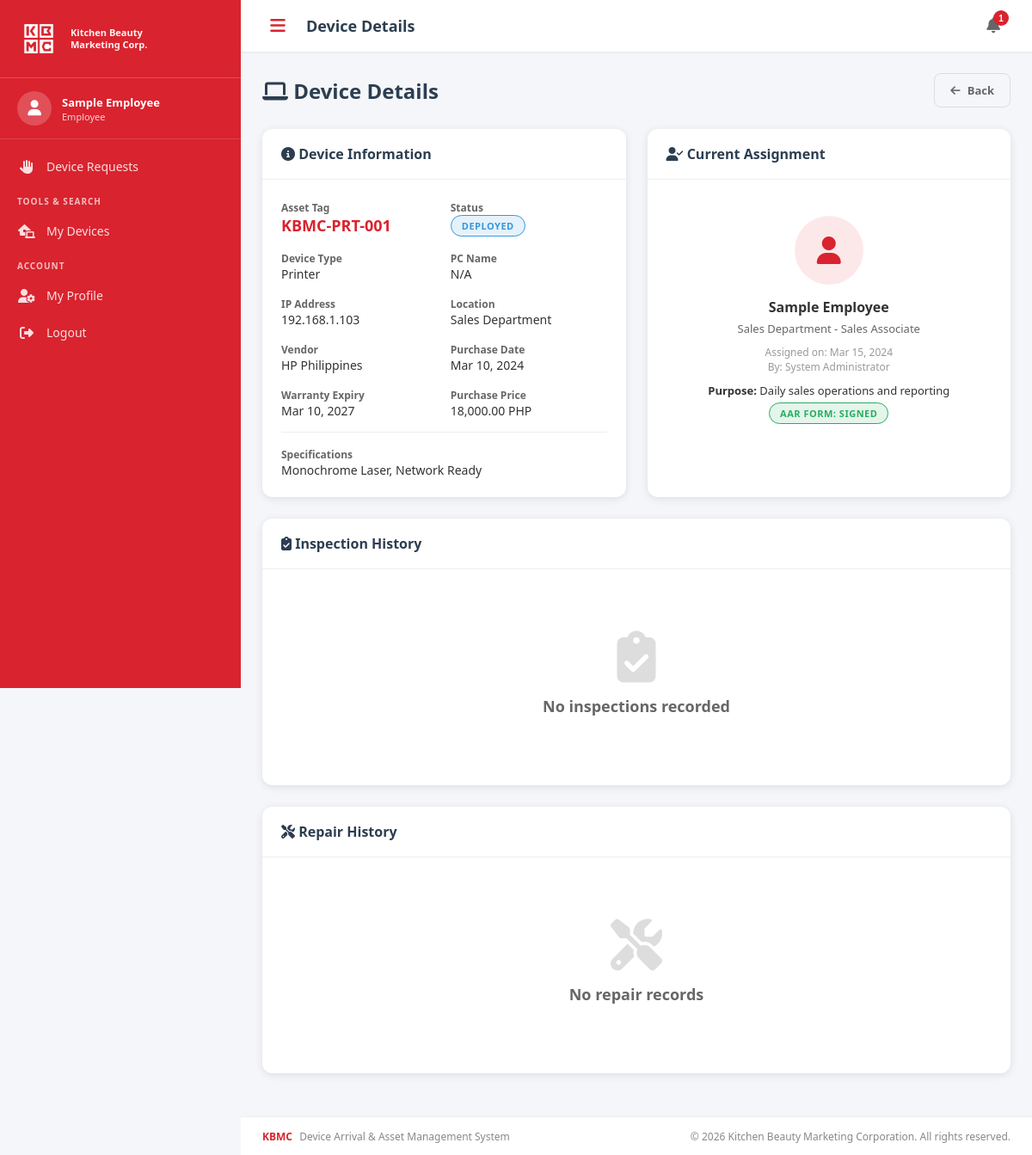
The page /view_device.php?id=3 (signed in) on the database its author committed.
### tables this page shows
CREATE TABLE users (
    id INT AUTO_INCREMENT PRIMARY KEY,
    employee_id VARCHAR(50) UNIQUE NOT NULL,
    full_name VARCHAR(100) NOT NULL,
    email VARCHAR(100) UNIQUE NOT NULL,
    password VARCHAR(255) NOT NULL,
    role ENUM('admin', 'it_staff', 'employee') DEFAULT 'employee',
    department VARCHAR(100),
    position VARCHAR(100),
    phone VARCHAR(20),
    profile_image VARCHAR(255),
    status ENUM('active', 'inactive') DEFAULT 'active',
    created_at TIMESTAMP DEFAULT CURRENT_TIMESTAMP,
    updated_at TIMESTAMP DEFAULT CURRENT_TIMESTAMP ON UPDATE CURRENT_TIMESTAMP
);

CREATE TABLE devices (
    id INT AUTO_INCREMENT PRIMARY KEY,
    asset_tag VARCHAR(100) UNIQUE NOT NULL,
    device_type_id INT NOT NULL,
    brand VARCHAR(100),
    model VARCHAR(100),
    serial_number VARCHAR(100) UNIQUE NOT NULL,
    ip_address VARCHAR(50),
    pc_name VARCHAR(100),
    mac_address VARCHAR(50),
    specifications TEXT,
    purchase_date DATE,
    vendor VARCHAR(100),
    warranty_expiry DATE,
    purchase_price DECIMAL(12,2),
    status ENUM('in_stock', 'deployed', 'under_repair', 'retired', 'disposed', 'pending_inspection', 'rejected') DEFAULT 'pending_inspection',
    condition_notes TEXT,
    location VARCHAR(100),
    image VARCHAR(255),
    created_by INT,
    created_at TIMESTAMP DEFAULT CURRENT_TIMESTAMP,
    updated_at TIMESTAMP DEFAULT CURRENT_TIMESTAMP ON UPDATE CURRENT_TIMESTAMP,
    FOREIGN KEY (device_type_id) REFERENCES device_types(id),
    FOREIGN KEY (created_by) REFERENCES users(id)
);

CREATE TABLE device_types (
    id INT AUTO_INCREMENT PRIMARY KEY,
    type_name VARCHAR(100) NOT NULL,
    description TEXT,
    created_at TIMESTAMP DEFAULT CURRENT_TIMESTAMP
);

CREATE TABLE device_assignments (
    id INT AUTO_INCREMENT PRIMARY KEY,
    device_id INT NOT NULL,
    employee_id INT NOT NULL,
    assigned_by INT NOT NULL,
    assigned_date DATE NOT NULL,
    returned_date DATE,
    purpose TEXT,
    accountability_form_signed TINYINT(1) DEFAULT 0,
    form_file VARCHAR(255),
    notes TEXT,
    status ENUM('active', 'returned', 'transferred') DEFAULT 'active',
    created_at TIMESTAMP DEFAULT CURRENT_TIMESTAMP,
    FOREIGN KEY (device_id) REFERENCES devices(id),
    FOREIGN KEY (employee_id) REFERENCES users(id),
    FOREIGN KEY (assigned_by) REFERENCES users(id)
);

### includes/config.php (called while the page is built, shortened)
<?php
$status_colors = [
    'in_stock'          => '#27AE60',
    'deployed'          => '#3498DB',
    'under_repair'      => '#F39C12',
    'retired'           => '#7F8C8D',
    'disposed'          => '#95A5A6',
    'pending_inspection'=> '#E67E22',
    'rejected'          => '#E74C3C',
];
$role_names = [
    'admin'     => 'Administrator',
    'it_staff'  => 'IT Staff',
    'employee'  => 'Employee',
];

### view_device.php (the view, shortened to what this page needs)
<?php
$pageTitle = 'Device Details';
require_once 'includes/header.php';
$id = $_GET['id'] ?? 0;
$stmt = $pdo->prepare("SELECT d.*, dt.type_name, u.full_name as created_by_name FROM devices d
    JOIN device_types dt ON d.device_type_id = dt.id
    LEFT JOIN users u ON d.created_by = u.id WHERE d.id = ?");
$stmt->execute([$id]);
$device = $stmt->fetch();
$stmt = $pdo->prepare("SELECT da.*, u.full_name as employee_name, u.department, u.position, ub.full_name as assigned_by_name
    FROM device_assignments da JOIN users u ON da.employee_id = u.id
    LEFT JOIN users ub ON da.assigned_by = ub.id WHERE da.device_id = ? ORDER BY da.created_at DESC");
$stmt->execute([$id]);
$assignments = $stmt->fetchAll();
$stmt = $pdo->prepare("SELECT di.*, u.full_name as inspector_name FROM device_inspections di
    JOIN users u ON di.inspected_by = u.id WHERE di.device_id = ? ORDER BY di.inspection_date DESC");
$stmt->execute([$id]);
$inspections = $stmt->fetchAll();
$stmt = $pdo->prepare("SELECT dr.*, u.full_name as reporter_name FROM device_repairs dr
    JOIN users u ON dr.reported_by = u.id WHERE dr.device_id = ? ORDER BY dr.created_at DESC");
$stmt->execute([$id]);
$repairs = $stmt->fetchAll();
$currentAssignment = null;
foreach ($assignments as $a) {
    if ($a['status'] == 'active') { $currentAssignment = $a; break; }
}
?>
<div class="page-header">
    <h1><i class="fas fa-laptop"></i> Device Details</h1>
    <div style="display: flex; gap: 10px;">
        <a href="devices.php" class="btn btn-outline"><i class="fas fa-arrow-left"></i> Back</a>
    </div>
</div>
<div class="grid-2">
    <div class="card">
        <div class="card-header">
            <h3><i class="fas fa-info-circle"></i> Device Information</h3>
        </div>
        <div class="card-body" style="font-size: 14px;">
            <div style="display: grid; grid-template-columns: 1fr 1fr; gap: 15px;">
                <div><strong style="color: #666; font-size: 12px;">Asset Tag</strong><br><span style="font-size: 18px; font-weight: 700; color: var(--kbmc-red);"><?php echo sanitize($device['asset_tag']); ?></span></div>
                <div><strong style="color: #666; font-size: 12px;">Status</strong><br><?php echo getStatusBadge($device['status']); ?></div>
                <div><strong style="color: #666; font-size: 12px;">Device Type</strong><br><?php echo sanitize($device['type_name']); ?></div>
                <div><strong style="color: #666; font-size: 12px;">PC Name</strong><br><?php echo sanitize($device['pc_name'] ?: 'N/A'); ?></div>
                <div><strong style="color: #666; font-size: 12px;">IP Address</strong><br><?php echo sanitize($device['ip_address'] ?: 'N/A'); ?></div>
                <div><strong style="color: #666; font-size: 12px;">Location</strong><br><?php echo sanitize($device['location']); ?></div>
                <div><strong style="color: #666; font-size: 12px;">Vendor</strong><br><?php echo sanitize($device['vendor'] ?: 'N/A'); ?></div>
                <div><strong style="color: #666; font-size: 12px;">Purchase Date</strong><br><?php echo formatDate($device['purchase_date']); ?></div>
                <div><strong style="color: #666; font-size: 12px;">Warranty Expiry</strong><br><?php echo formatDate($device['warranty_expiry']); ?></div>
                <div><strong style="color: #666; font-size: 12px;">Purchase Price</strong><br><?php echo $device['purchase_price'] ? number_format($device['purchase_price'], 2) . ' PHP' : 'N/A'; ?></div>
            </div>
            <hr style="margin: 15px 0; border: none; border-top: 1px solid #eee;">
            <div><strong style="color: #666; font-size: 12px;">Specifications</strong><br><p><?php echo nl2br(sanitize($device['specifications'])); ?></p></div>
        </div>
    </div>
    <div class="card">
        <div class="card-header">
            <h3><i class="fas fa-user-check"></i> Current Assignment</h3>
        </div>
        <div class="card-body">
            <?php if ($currentAssignment): ?>
            <div style="text-align: center; padding: 20px;">
                <div style="width: 80px; height: 80px; background: var(--kbmc-red-light); color: var(--kbmc-red); border-radius: 50%; display: flex; align-items: center; justify-content: center; font-size: 32px; margin: 0 auto 15px;">
                    <i class="fas fa-user"></i>
                </div>
                <h4 style="margin-bottom: 5px;"><?php echo sanitize($currentAssignment['employee_name']); ?></h4>
                <p style="color: #666; font-size: 13px;"><?php echo sanitize($currentAssignment['department']); ?> - <?php echo sanitize($currentAssignment['position']); ?></p>
                <p style="font-size: 12px; color: #999; margin-top: 10px;">
                    Assigned on: <?php echo formatDate($currentAssignment['assigned_date']); ?><br>
                    By: <?php echo sanitize($currentAssignment['assigned_by_name']); ?>
                </p>
                <p style="margin-top: 10px; font-size: 13px;"><strong>Purpose:</strong> <?php echo sanitize($currentAssignment['purpose']); ?></p>
                <p style="margin-top: 5px;">
                    <span class="status-badge" style="background: <?php echo $currentAssignment['accountability_form_signed'] ? '#27AE6020' : '#F39C1220'; ?>; color: <?php echo $currentAssignment['accountability_form_signed'] ? '#27AE60' : '#F39C12'; ?>; border: 1px solid <?php echo $currentAssignment['accountability_form_signed'] ? '#27AE60' : '#F39C12'; ?>;">
                        AAR Form: <?php echo $currentAssignment['accountability_form_signed'] ? 'Signed' : 'Pending'; ?>
                    </span>
                </p>
            </div>
            <?php endif; ?>
        </div>
    </div>
</div>
<div class="card">
    <div class="card-header">
        <h3><i class="fas fa-clipboard-check"></i> Inspection History</h3>
    </div>
    <div class="card-body">
        <?php if (empty($inspections)): ?>
        <div class="empty-state"><i class="fas fa-clipboard-check"></i><h4>No inspections recorded</h4></div>
        <?php endif; ?>
    </div>
</div>
<div class="card">
    <div class="card-header">
        <h3><i class="fas fa-tools"></i> Repair History</h3>
    </div>
    <div class="card-body">
        <?php if (empty($repairs)): ?>
        <div class="empty-state"><i class="fas fa-tools"></i><h4>No repair records</h4></div>
        <?php endif; ?>
    </div>
</div>
<?php require_once 'includes/footer.php'; ?>

### includes/header.php (shortened to what this page needs)
<?php
require_once __DIR__ . '/functions.php';
$user = getUserInfo($_SESSION['user_id']);
$unreadCount = getUnreadNotificationCount($_SESSION['user_id']);
$pageTitle = $pageTitle ?? 'KBMC Asset Management';
?>
<!DOCTYPE html>
<html lang="en">
<head>
    <link href="https://cdnjs.cloudflare.com/ajax/libs/font-awesome/6.5.1/css/all.min.css" rel="stylesheet">
    <link href="assets/css/style.css" rel="stylesheet">
</head>
<body>
    <aside class="sidebar" id="sidebar">
        <div class="sidebar-header">
            <div class="logo-container">
                <img src="assets/images/logo.png" alt="KBMC Logo" class="sidebar-logo-img">
            </div>
            <div class="company-name">
                Kitchen Beauty<br>Marketing Corp.
            </div>
        </div>
        <div class="sidebar-user">
            <div class="user-avatar">
                <i class="fas fa-user"></i>
            </div>
            <div class="user-info">
                <div class="user-name"><?php echo sanitize($user['full_name']); ?></div>
                <div class="user-role"><?php echo $role_names[$user['role']] ?? 'User'; ?></div>
            </div>
        </div>
        <nav class="sidebar-nav">
            <?php if (!hasRole('admin')): ?>
            <a href="requests.php" class="nav-item <?php echo basename($_SERVER['PHP_SELF']) == 'requests.php' ? 'active' : ''; ?>">
                <i class="fas fa-hand-paper"></i>
                <span>Device Requests</span>
            </a>
            <?php endif; ?>
            <div class="nav-section">Tools & Search</div>
            <a href="user_asset_dashboard.php" class="nav-item <?php echo basename($_SERVER['PHP_SELF']) == 'user_asset_dashboard.php' ? 'active' : ''; ?>">
                <i class="fas fa-laptop-house"></i>
                <span>My Devices</span>
            </a>
            <div class="nav-section">Account</div>
            <a href="profile.php" class="nav-item <?php echo basename($_SERVER['PHP_SELF']) == 'profile.php' ? 'active' : ''; ?>">
                <i class="fas fa-user-cog"></i>
                <span>My Profile</span>
            </a>
            <a href="logout.php" class="nav-item">
                <i class="fas fa-sign-out-alt"></i>
                <span>Logout</span>
            </a>
        </nav>
    </aside>
    <div class="main-wrapper">
        <header class="top-header">
            <button class="menu-toggle" id="menuToggle">
                <i class="fas fa-bars"></i>
            </button>
            <div class="header-title"><?php echo sanitize($pageTitle); ?></div>
            <div class="header-actions">
                <div class="notification-dropdown">
                    <button class="notif-btn" id="notifToggle">
                        <i class="fas fa-bell"></i>
                        <?php if ($unreadCount > 0): ?>
                        <span class="notif-badge"><?php echo $unreadCount; ?></span>
                        <?php endif; ?>
                    </button>
                </div>
            </div>
        </header>
        <main class="main-content">

### includes/functions.php (shortened to what this page needs)
<?php
require_once __DIR__ . '/config.php';
function hasRole($role) {
    return isset($_SESSION['role']) && $_SESSION['role'] === $role;
}
function getUserInfo($userId) {
    global $pdo;
    $stmt = $pdo->prepare("SELECT * FROM users WHERE id = ?");
    $stmt->execute([$userId]);
    return $stmt->fetch();
}
function getUnreadNotificationCount($userId) {
    global $pdo;
    $stmt = $pdo->prepare("SELECT COUNT(*) FROM notifications WHERE user_id = ? AND is_read = 0");
    $stmt->execute([$userId]);
    return $stmt->fetchColumn();
}
function getStatusBadge($status) {
    global $status_colors;
    $color = $status_colors[$status] ?? '#6C757D';
    $label = str_replace('_', ' ', ucwords($status));
    return '<span class="status-badge" style="background-color: ' . $color . '20; color: ' . $color . '; border: 1px solid ' . $color . ';">' . $label . '</span>';
}
function formatDate($date, $format = 'M d, Y') {
    return date($format, strtotime($date));
}
function sanitize($input) {
    return htmlspecialchars(trim($input), ENT_QUOTES, 'UTF-8');
}

### includes/footer.php (shortened to what this page needs)
        </main>
        <footer class="app-footer">
            <div class="footer-left">
                <span class="footer-logo">KBMC</span> Device Arrival & Asset Management System
            </div>
            <div class="footer-right">
                &copy; <?php echo date('Y'); ?> Kitchen Beauty Marketing Corporation. All rights reserved.
            </div>
        </footer>
    </div>
</body>
</html>

### rows shown on the page
users: full_name "Sample Employee", role "Employee"
devices: asset_tag "KBMC-PRT-001", status "DEPLOYED", device_type.type_name "Printer", pc_name "N/A", ip_address "192.168.1.103", location "Sales Department", vendor "HP Philippines", purchase_date "Mar 10, 2024", warranty_expiry "Mar 10, 2027", purchase_price "18,000.00", specifications "Monochrome Laser, Network Ready"
device_assignments: employee.full_name "Sample Employee", employee.department "Sales Department", employee.position "Sales Associate", assigned_date "Mar 15, 2024", assigned_by.full_name "System Administrator", purpose "Daily sales operations and reporting"

### other values the page prints
$pageTitle "Device Details"
$unreadCount "1"
